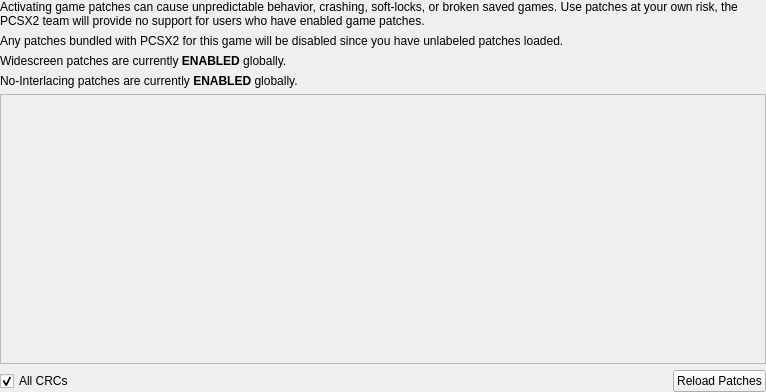
<?xml version="1.0" encoding="UTF-8"?>
<ui version="4.0">
 <class>GamePatchSettingsWidget</class>
 <widget class="QWidget" name="GamePatchSettingsWidget">
  <property name="geometry">
   <rect>
    <x>0</x>
    <y>0</y>
    <width>766</width>
    <height>392</height>
   </rect>
  </property>
  <layout class="QVBoxLayout" name="verticalLayout">
   <property name="leftMargin">
    <number>0</number>
   </property>
   <property name="topMargin">
    <number>0</number>
   </property>
   <property name="rightMargin">
    <number>0</number>
   </property>
   <property name="bottomMargin">
    <number>0</number>
   </property>
   <item>
    <widget class="QLabel" name="label">
     <property name="text">
      <string>Activating game patches can cause unpredictable behavior, crashing, soft-locks, or broken saved games. Use patches at your own risk, the PCSX2 team will provide no support for users who have enabled game patches.</string>
     </property>
     <property name="wordWrap">
      <bool>true</bool>
     </property>
    </widget>
   </item>
   <item>
    <widget class="QLabel" name="unlabeledPatchWarning">
     <property name="text">
      <string>Any patches bundled with PCSX2 for this game will be disabled since you have unlabeled patches loaded.</string>
     </property>
     <property name="wordWrap">
      <bool>true</bool>
     </property>
    </widget>
   </item>
   <item>
    <widget class="QLabel" name="globalWsPatchState">
     <property name="text">
      <string>&lt;html&gt;&lt;head/&gt;&lt;body&gt;&lt;p&gt;Widescreen patches are currently &lt;span style=&quot; font-weight:600;&quot;&gt;ENABLED&lt;/span&gt; globally.&lt;/p&gt;&lt;/body&gt;&lt;/html&gt;</string>
     </property>
     <property name="wordWrap">
      <bool>true</bool>
     </property>
    </widget>
   </item>
   <item>
    <widget class="QLabel" name="globalNiPatchState">
     <property name="text">
      <string>&lt;html&gt;&lt;head/&gt;&lt;body&gt;&lt;p&gt;No-Interlacing patches are currently &lt;span style=&quot; font-weight:600;&quot;&gt;ENABLED&lt;/span&gt; globally.&lt;/p&gt;&lt;/body&gt;&lt;/html&gt;</string>
     </property>
     <property name="wordWrap">
      <bool>true</bool>
     </property>
    </widget>
   </item>
   <item>
    <widget class="QScrollArea" name="scrollArea">
     <property name="horizontalScrollBarPolicy">
      <enum>Qt::ScrollBarPolicy::ScrollBarAlwaysOff</enum>
     </property>
     <property name="widgetResizable">
      <bool>true</bool>
     </property>
    </widget>
   </item>
   <item>
    <layout class="QHBoxLayout" name="horizontalLayout">
     <item>
      <widget class="QCheckBox" name="allCRCsCheckbox">
       <property name="enabled">
        <bool>true</bool>
       </property>
       <property name="text">
        <string>All CRCs</string>
       </property>
       <property name="checked">
        <bool>true</bool>
       </property>
      </widget>
     </item>
     <item>
      <spacer name="horizontalSpacer">
       <property name="orientation">
        <enum>Qt::Orientation::Horizontal</enum>
       </property>
       <property name="sizeHint" stdset="0">
        <size>
         <width>40</width>
         <height>20</height>
        </size>
       </property>
      </spacer>
     </item>
     <item>
      <widget class="QPushButton" name="reload">
       <property name="text">
        <string>Reload Patches</string>
       </property>
      </widget>
     </item>
    </layout>
   </item>
  </layout>
 </widget>
 <tabstops>
  <tabstop>scrollArea</tabstop>
  <tabstop>allCRCsCheckbox</tabstop>
  <tabstop>reload</tabstop>
 </tabstops>
 <resources/>
 <connections/>
</ui>
